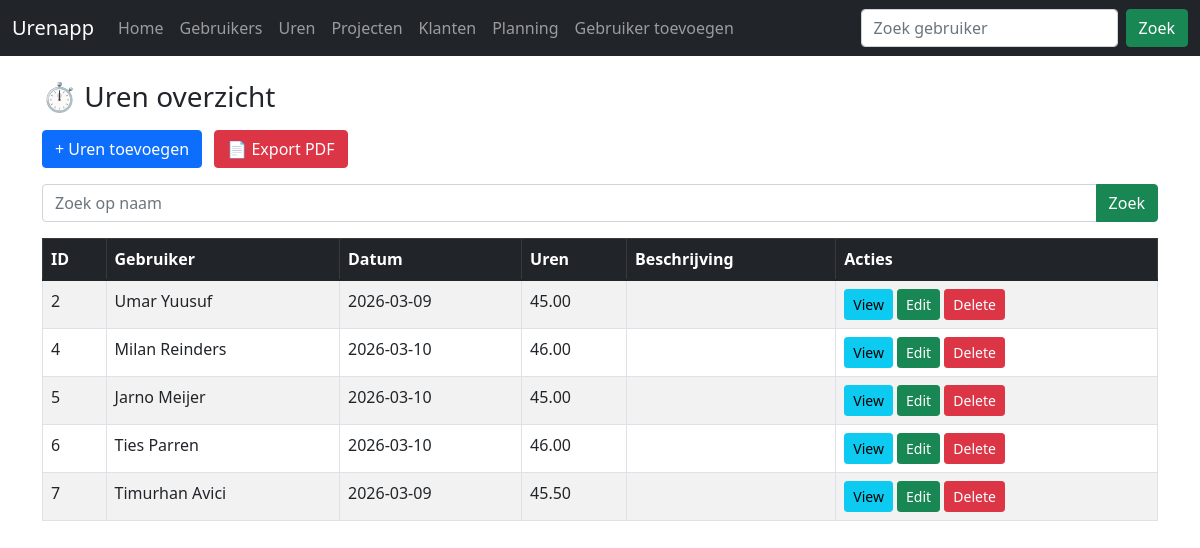
The app's page /uren/uren.php with its own data.
### tables this page shows
CREATE TABLE IF NOT EXISTS `uren` (
  `id` int NOT NULL AUTO_INCREMENT,
  `user_id` int DEFAULT NULL,
  `datum` date DEFAULT NULL,
  `aantal_uren` decimal(5,2) DEFAULT NULL,
  `beschrijving` text,
  PRIMARY KEY (`id`)
);

CREATE TABLE IF NOT EXISTS `users` (
  `Id` int NOT NULL AUTO_INCREMENT,
  `Naam` varchar(100) NOT NULL,
  `Email` varchar(100) NOT NULL,
  `Rol` varchar(50) NOT NULL,
  PRIMARY KEY (`Id`)
);

### uren/uren.php (the view, shortened to what this page needs)
<?php
require '../dbcon.php';
?>
<!doctype html>
<html>
<head>
<link href="https://cdn.jsdelivr.net/npm/bootstrap@5.1.3/dist/css/bootstrap.min.css" rel="stylesheet">
</head>
<body>
<?php include '../navbar.php'; ?>
<div class="container mt-4">
<h3 class="mb-3">⏱️ Uren overzicht</h3>
<div class="mb-3">
<a href="create-uren.php" class="btn btn-primary me-2">+ Uren toevoegen</a>
<a href="../pdf.php?page=uren" class="btn btn-danger">📄 Export PDF</a>
</div>
<form method="GET">
<div class="input-group mb-3">
<input type="text" name="search" value="<?= $_GET['search'] ?? '' ?>" class="form-control" placeholder="Zoek op naam">
<button class="btn btn-success">Zoek</button>
</div>
</form>
<table class="table table-bordered table-striped">
<thead class="table-dark">
<tr>
<th>ID</th>
<th>Gebruiker</th>
<th>Datum</th>
<th>Uren</th>
<th>Beschrijving</th>
<th>Acties</th>
</tr>
</thead>
<tbody>
<?php
if(!empty($_GET['search'])){
$search = mysqli_real_escape_string($con, $_GET['search']);
$query = "SELECT uren.*, users.Naam
FROM uren
JOIN users ON uren.user_id = users.Id
WHERE users.Naam LIKE '%$search%'";
}else{
$query = "SELECT uren.*, users.Naam
FROM uren
JOIN users ON uren.user_id = users.Id";
}
$result = mysqli_query($con, $query);
if(mysqli_num_rows($result) > 0){
foreach($result as $row){
?>
<tr>
<td><?= $row['id']; ?></td>
<td><?= $row['Naam']; ?></td>
<td><?= $row['datum']; ?></td>
<td><?= $row['aantal_uren']; ?></td>
<td><?= $row['beschrijving']; ?></td>
<td>
<a href="uren-view.php?id=<?= $row['id']; ?>" class="btn btn-info btn-sm">View</a>
<a href="uren-edit.php?id=<?= $row['id']; ?>" class="btn btn-success btn-sm">Edit</a>
<form action="../code.php" method="POST" class="d-inline">
<button type="submit" name="delete_uren" value="<?= $row['id']; ?>" class="btn btn-danger btn-sm">
Delete
</button>
</form>
</td>
</tr>
<?php
}
}else{
echo "<tr><td colspan='6'>Geen data gevonden</td></tr>";
}
?>
</tbody>
</table>
</div>
</body>
</html>

### records on screen
uren: id "2", user.Naam "Umar Yuusuf", datum "2026-03-09", aantal_uren "45.00"
uren: id "4", user.Naam "Milan Reinders", datum "2026-03-10", aantal_uren "46.00"
uren: id "5", user.Naam "Jarno Meijer", datum "2026-03-10", aantal_uren "45.00"
uren: id "6", user.Naam "Ties Parren", datum "2026-03-10", aantal_uren "46.00"
uren: id "7", user.Naam "Timurhan Avici", datum "2026-03-09", aantal_uren "45.50"
